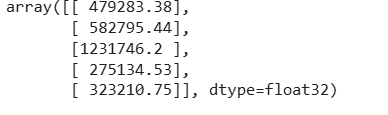
#> input picture tensorflow/lab_guides/images dl/1.png, 388 x 115 px, given in place of 1.jpg, which was not available
$ jupyter execute 011_CNN_004_Convolutions_From_Scratch.ipynb   (text cells are left out)
#> lines starting #> are read from the running program, lines starting #| are printed output that depends on the picture; after the words box and inside, x2 and y2 are one past the last pixel; in counts of white or black regions, pixels touching at a corner belong together; pictures that were not available may be replaced by others from this repository, and a replacement may not be noted
[cell 1]
import numpy as np
from PIL import Image, ImageOps
import matplotlib.pyplot as plt

[cell 2]
def plot_image(img: np.array):
    plt.figure(figsize=(6, 6))
    plt.imshow(img, cmap='gray');

def plot_two_images(img1: np.array, img2: np.array):
    _, ax = plt.subplots(1, 2, figsize=(12, 6))
    ax[0].imshow(img1, cmap='gray')
    ax[1].imshow(img2, cmap='gray');

[cell 3]
img = Image.open('data/train/cat/1.jpg')
#> img is the input picture: PIL image 388x115 RGBA; mean R, G, B, A 244.9, 244.9, 244.9, 255
img = ImageOps.grayscale(img)
#> img: PIL image 388x115 L
img = img.resize(size=(224, 224))
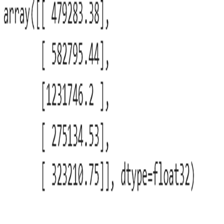
#> img: PIL image 224x224 L; min 0, max 255, mean 244.4
plot_image(img=img)

[cell 4]
sharpen = np.array([
    [0, -1, 0],
    [-1, 5, -1],
    [0, -1, 0]
])

blur = np.array([
    [0.0625, 0.125, 0.0625],
    [0.125,  0.25,  0.125],
    [0.0625, 0.125, 0.0625]
])

outline = np.array([
    [-1, -1, -1],
    [-1,  8, -1],
    [-1, -1, -1]
])

[cell 5]
def calculate_target_size(img_size: int, kernel_size: int) -> int:
#> called with img_size = 224, kernel_size = 3
    num_pixels = 0

    # From 0 up to img size (if img size = 224, then up to 223)
    for i in range(img_size):
        # Add the kernel size (let's say 3) to the current i
        added = i + kernel_size
        # It must be lower than the image size
        if added <= img_size:
            # Increment if so
            num_pixels += 1

    return num_pixels

[cell 6]
calculate_target_size(img_size=224, kernel_size=3)

[cell 7]
calculate_target_size(img_size=224, kernel_size=5)

[cell 8]
subset = np.array(img)[0:0+3, 0:0+3]
#> subset = [[255, 255, 255], [255, 255, 255], [255, 255, 255]]
subset
#> Out has the same summary as subset

[cell 9]
np.multiply(subset, sharpen)
#> Out = [[0, -255, 0], [-255, 1275, -255], [0, -255, 0]]

[cell 10]
np.sum(np.multiply(subset, sharpen))
#> Out = 255

[cell 11]
def convolve(img: np.array, kernel: np.array) -> np.array:
    # Assuming a rectangular image
    tgt_size = calculate_target_size(
        img_size=img.shape[0],
        kernel_size=kernel.shape[0]
    )
#> tgt_size = 222
    # To simplify things
    k = kernel.shape[0]

    # 2D array of zeros
    convolved_img = np.zeros(shape=(tgt_size, tgt_size))

    # Iterate over the rows
    for i in range(tgt_size):
        # Iterate over the columns
        for j in range(tgt_size):
            # img[i, j] = individual pixel value
            # Get the current matrix
            mat = img[i:i+k, j:j+k]

            # Apply the convolution - element-wise multiplication and summation of the result
            # Store the result to i-th row and j-th column of our convolved_img array
            convolved_img[i, j] = np.sum(np.multiply(mat, kernel))
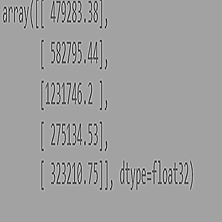
#> convolved_img: shape (222, 222) float64; min -426, max 640, mean 244.3; drawn with min black and max white

    return convolved_img

[cell 12]
img_sharpened = convolve(img=np.array(img), kernel=sharpen)

[cell 13]
img_sharpened

[cell 14]
plot_two_images(
    img1=img,
    img2=img_sharpened
)
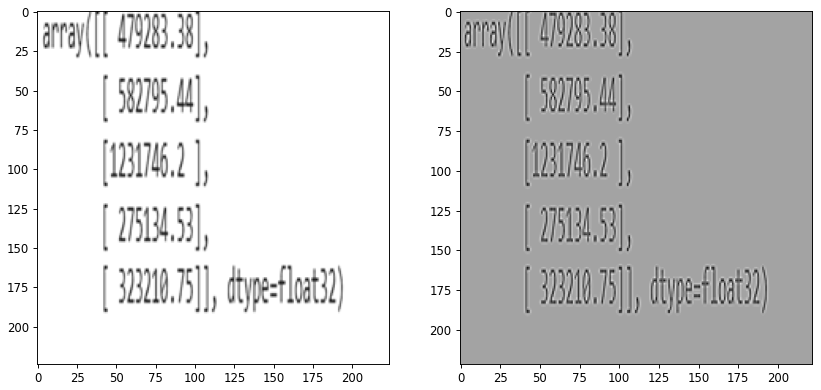
#> figure drawn by matplotlib, 2 panels

[cell 15]
def negative_to_zero(img: np.array) -> np.array:
    img = img.copy()
    img[img < 0] = 0
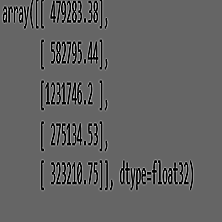
#> img: shape (222, 222) float64; 3.94% of pixels changed, all inside (x1, y1, x2, y2) = (3, 0, 193, 190); drawn with min black and max white
    return img

[cell 16]
plot_two_images(
    img1=img,
    img2=negative_to_zero(img=img_sharpened)
)

[cell 17]
img_blurred = convolve(img=np.array(img), kernel=blur)
#> after the loop in convolve (call 2), `for i in range(tgt_size):`:
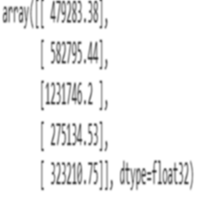
#> convolved_img: shape (222, 222) float64; min 61.25, max 255, mean 244.3
plot_two_images(
    img1=img,
    img2=img_blurred
)

[cell 18]
img_outlined = convolve(img=np.array(img), kernel=outline)
#> after the loop in convolve (call 3), `for i in range(tgt_size):`:
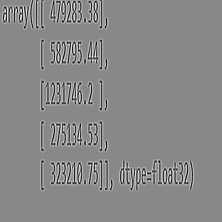
#> convolved_img: shape (222, 222) float64; min -1054, max 912, mean 0; drawn with min black and max white
plot_two_images(
    img1=img,
    img2=img_outlined
)

[cell 19]
plot_two_images(
    img1=img,
    img2=negative_to_zero(img=img_outlined)
)
#> in negative_to_zero (call 2), `img[img < 0] = 0`:
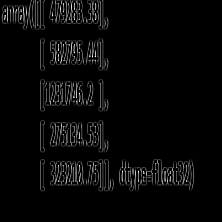
#> img: shape (222, 222) float64; 6.94% of pixels changed, all inside (x1, y1, x2, y2) = (3, 0, 193, 191); drawn with min black and max white

[cell 20]
def get_padding_width_per_side(kernel_size: int) -> int:
    # Simple integer division
    return kernel_size // 2

[cell 21]
pad_3x3 = get_padding_width_per_side(kernel_size=3)
pad_3x3

[cell 22]
pad_5x5 = get_padding_width_per_side(kernel_size=5)
pad_5x5

[cell 23]
def add_padding_to_image(img: np.array, padding_width: int) -> np.array:
    # Array of zeros of shape (img + padding_width)
#> called with padding_width = 1
    img_with_padding = np.zeros(shape=(
        img.shape[0] + padding_width * 2,  # Multiply with two because we need padding on all sides
        img.shape[1] + padding_width * 2
    ))

    # Change the inner elements
    # For example, if img.shape = (224, 224), and img_with_padding.shape = (226, 226)
    # keep the pixel wide padding on all sides, but change the other values to be the same as img
    img_with_padding[padding_width:-padding_width, padding_width:-padding_width] = img
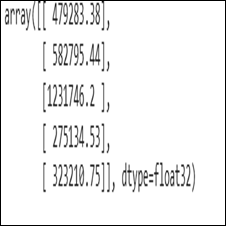
#> img_with_padding: shape (226, 226) float64; min 0, max 255, mean 240.1

    return img_with_padding

[cell 24]
img_with_padding_3x3 = add_padding_to_image(
    img=np.array(img),
    padding_width=pad_3x3
)

print(img_with_padding_3x3.shape)
#| (226, 226)
plot_image(img_with_padding_3x3)

[cell 25]
img_with_padding_3x3

[cell 26]
img_with_padding_5x5 = add_padding_to_image(
    img=np.array(img),
    padding_width=pad_5x5
)
#> call 2 of add_padding_to_image, with padding_width = 2
#> in add_padding_to_image (call 2), `img_with_padding[padding_width:-padding_width, padding_width:-padding_..`:
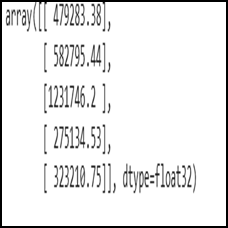
#> img_with_padding: shape (228, 228) float64; min 0, max 255, mean 235.9

print(img_with_padding_5x5.shape)
#| (228, 228)
plot_image(img_with_padding_5x5)

[cell 27]
img_with_padding_5x5

[cell 28]
img_padded_3x3_sharpened = convolve(img=img_with_padding_3x3, kernel=sharpen)
#> after the loop in convolve (call 4), `for i in range(tgt_size):`:
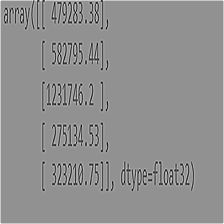
#> convolved_img: shape (224, 224) float64; min -426, max 765, mean 248.9; drawn with min black and max white
img_padded_3x3_sharpened.shape
#> Out = (224, 224)

[cell 29]
plot_two_images(
    img1=img,
    img2=img_padded_3x3_sharpened
)

$ run again, with tensorflow/lab_guides/images dl/2.png copied over tensorflow/lab_guides/images dl/1.png
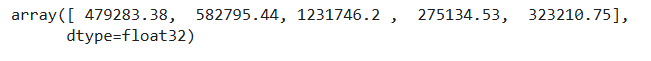
#> input picture tensorflow/lab_guides/images dl/2.png, 651 x 61 px, given in place of 1.jpg, which was not available
#> img is the input picture: PIL image 651x61 RGBA; mean R, G, B, A 245, 245, 245, 255
#> subset = [[255, 255, 255], [255, 255, 255], [255, 255, 255]]
#> `subset`: Out has the same summary as subset
#> `np.multiply(subset, sharpen)`: Out = [[0, -255, 0], [-255, 1275, -255], [0, -255, 0]]
#> `np.sum(np.multiply(subset, sharpen))`: Out = 255
#> in negative_to_zero (call 2), `img[img < 0] = 0`:
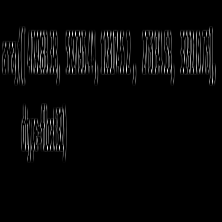
#> img: shape (222, 222) float64; min 0, max 948, mean 28.8; drawn with min black and max white
#| (226, 226)
#> img_with_padding: shape (228, 228) float64
#| (228, 228)
#> after the loop in convolve (call 4), `for i in range(tgt_size):`:
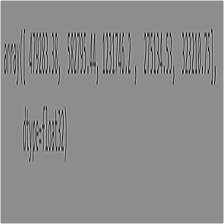
#> convolved_img: shape (224, 224) float64; min -376, max 765, mean 249.1; drawn with min black and max white

$ run again, with tensorflow/lab_guides/images dl/3.png copied over tensorflow/lab_guides/images dl/1.png
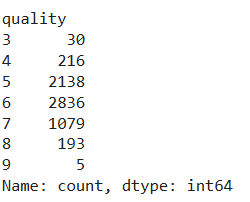
#> input picture tensorflow/lab_guides/images dl/3.png, 250 x 202 px, given in place of 1.jpg, which was not available
#> img is the input picture: PIL image 250x202 RGBA; mean R, G, B, A 248, 248, 248, 255
#> subset = [[255, 255, 255], [255, 255, 255], [255, 255, 255]]
#> `subset`: Out has the same summary as subset
#> `np.multiply(subset, sharpen)`: Out = [[0, -255, 0], [-255, 1275, -255], [0, -255, 0]]
#> `np.sum(np.multiply(subset, sharpen))`: Out = 255
#| (226, 226)
#> img_with_padding: shape (228, 228) float64
#| (228, 228)
#> after the loop in convolve (call 4), `for i in range(tgt_size):`:
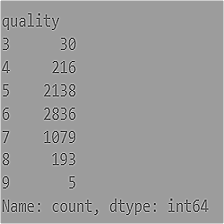
#> convolved_img: shape (224, 224) float64; min -560, max 765, mean 252.3; drawn with min black and max white
